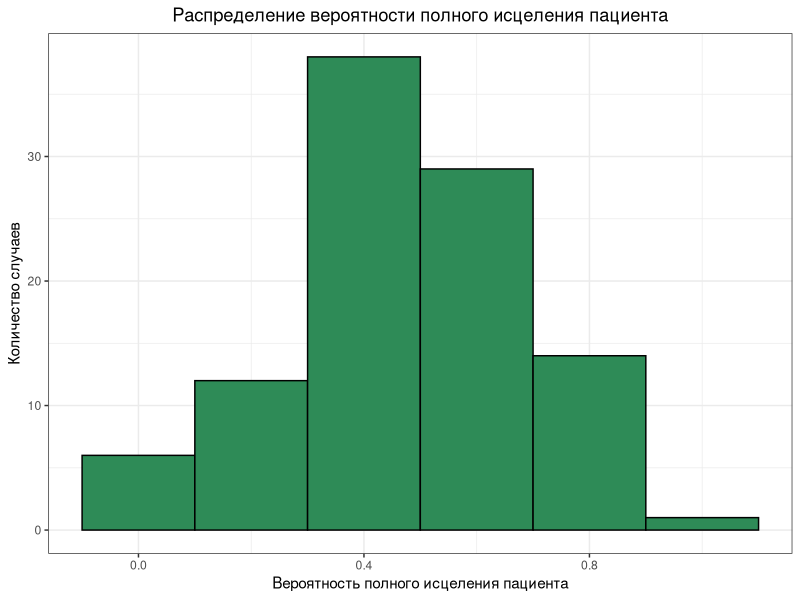
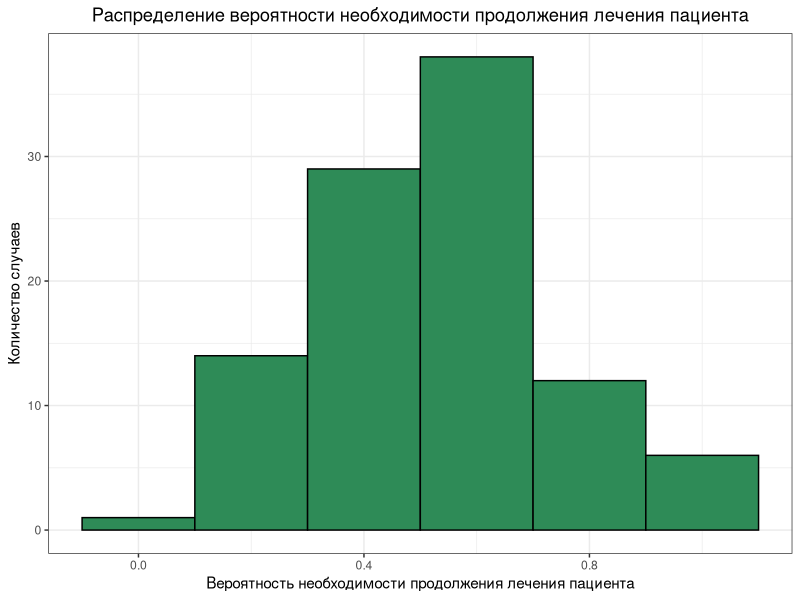

Write the R code that produced these figures, in order.
## ---- chunk 1
knitr::opts_chunk$set(echo = TRUE)

library(tidyverse)

## ---- chunk 2

# события: 1 - произошло полное исцеление, 2 - полного исцеления не произошло
event <- c('Пациент вылечился', 'Пациенту требуется дальнейшее лечение') 

## ---- chunk 3

#задаем вероятности
pr1 <- 0.5 #вероятность события 1 - произошло полное исцеление
pr2 <- 1 - pr1 #вероятность события 2 - полного исцеления не произошло
Pr <- c(pr1, pr2)

# Задаем количество добровольцев 
n_patients <- 5 

# Генерируем одну выборку из наших событий из указанного числа добровольцев с учетом наших вероятностей
my_group_one_event <- sample (event, size = n_patients, replace = T, prob = Pr) 

print(my_group_one_event)

# Считаем вероятности наших событий исходя из данных эксперимента
p1 <- length(which(my_group_one_event == 'Пациент вылечился'))/(n_patients) 
p2 <- length(which(my_group_one_event == 'Пациенту требуется дальнейшее лечение'))/(n_patients)

print(c(p1, p2))

## ---- chunk 4

# Задаем количество добровольцев
n_patients <- 5

# Задаем количество повторений эксперимента
n_repeats <- 100

df_all_repeats <- data.frame(
  n_exp = rep(1:n_repeats, each = n_patients),
  ID =  rep(1:n_patients, n_repeats),
  cure = sample(event, size = n_patients*n_repeats, replace = T, prob = Pr)
)

## ---- chunk 5

theme_set(theme_bw())

#создаем датафрейм с вычисленными вероятностями каждого эксперимента
ndfg <- df_all_repeats %>% 
  group_by(n_exp) %>% 
  dplyr::summarise(p1 = (sum(cure == 'Пациент вылечился')/n_patients), p2 = (sum(cure == 'Пациенту требуется дальнейшее лечение')/n_patients) ) %>% 
  ungroup()

#генерируем графики распредления полученных вероятностей двух событий
ggplot(ndfg, aes(x = p1)) +
  geom_histogram(color = 'black', fill = 'seagreen', binwidth = 0.2) +
  labs(title = 'Распределение вероятности полного исцеления пациента',
       x = 'Вероятность полного исцеления пациента',
      y = 'Количество случаев')+
  theme(
    plot.title = element_text(hjust = 0.5)
  )

ggplot(ndfg, aes(x = p2)) +
  geom_histogram(color = 'black', fill = 'seagreen', binwidth = 0.2) +
  labs(title = 'Распределение вероятности необходимости продолжения лечения пациента',
       x = 'Вероятность необходимости продолжения лечения пациента',
      y = 'Количество случаев')+
  theme(
    plot.title = element_text(hjust = 0.5)
  )

## ---- chunk 6

#Оцениваем среднии вероятности двух событий, полученных в эксперименте
mean(ndfg$p1)
mean(ndfg$p2)

#Оцениваем стандартную ошибку при оценке вероятности
errorp1 <- sqrt(mean((ndfg$p1-pr1)^2))
errorp2 <- sqrt(mean((ndfg$p2-pr2)^2))

print(errorp1)

